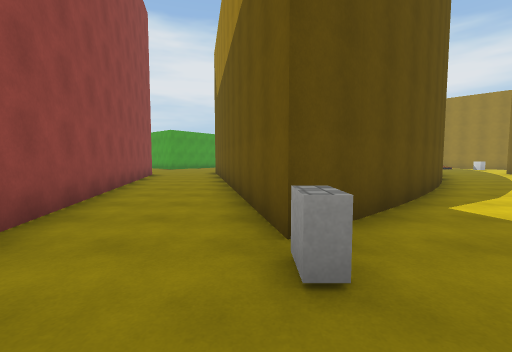
[1] (above)

24 first-person views from a walk through a scene from a Unity 3-D project. The camera is 1.5 m above the floor, tilts 4° down and sees 90° across. The floor is counted in squares, 2 m on a side. Each view is taken from the middle of a square. On the plan, view 1 faces up. The plan holds only what a view shows up to about 9 squares ahead; the rest is blank. The place goes on beyond the plan. The player is left out. Some surface patterns are stand-ins.

[2]
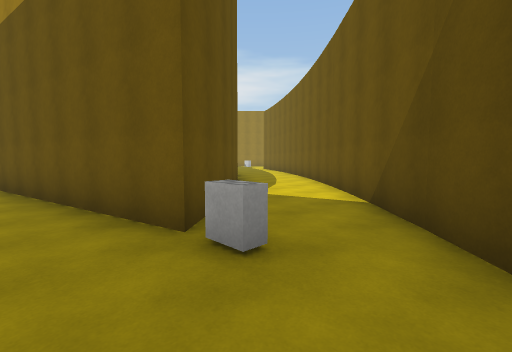

[3]
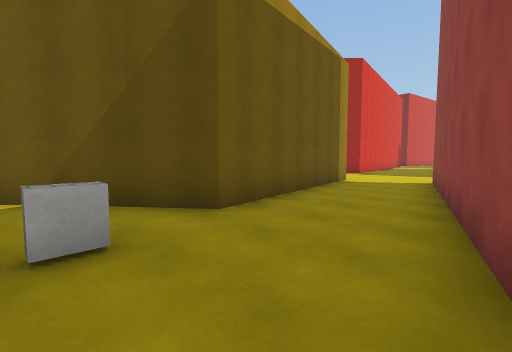

[4]
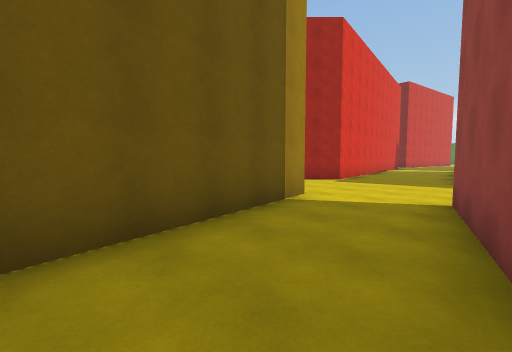

[5]
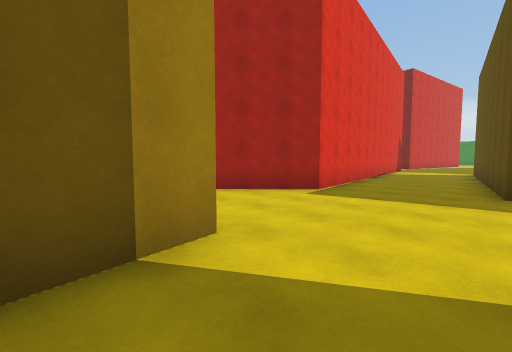

[6]
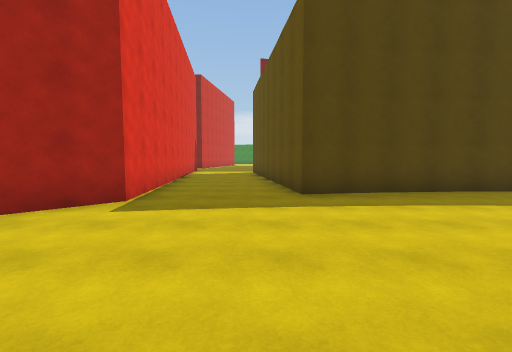

[7]
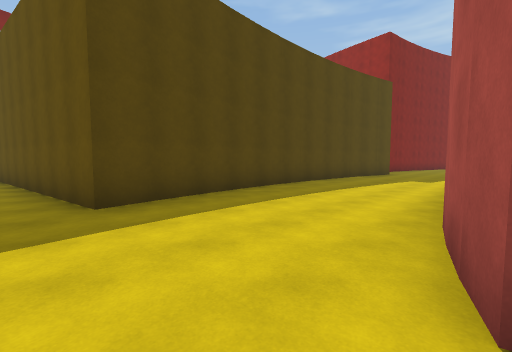

[8]
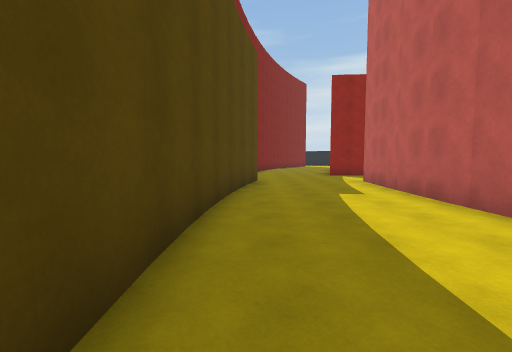

[9]
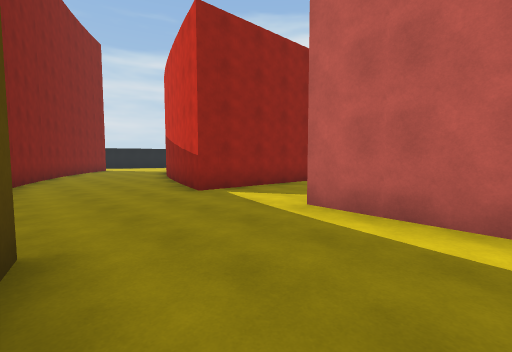

[10]
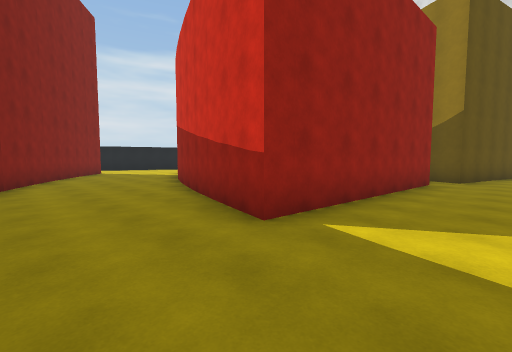

[11]
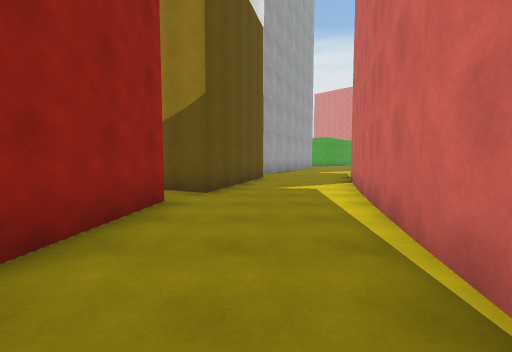

[12]
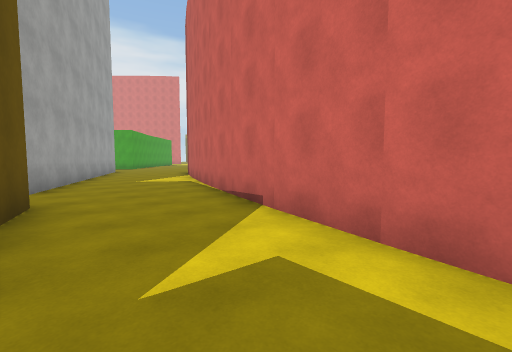

[13]
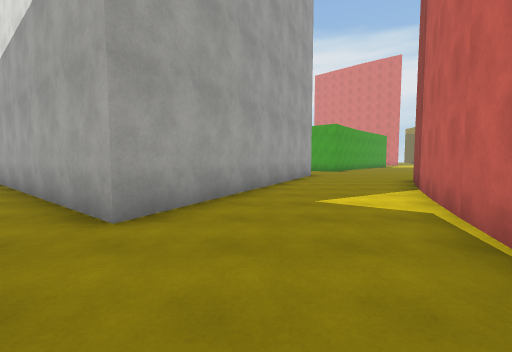

[14]
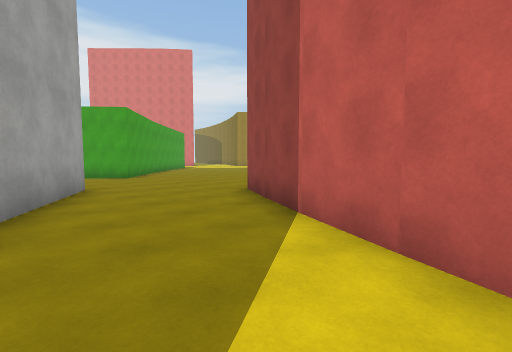

[15]
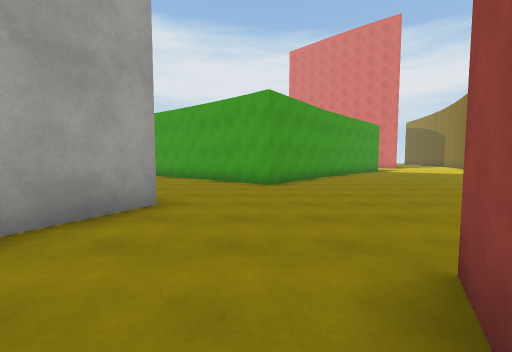

[16]
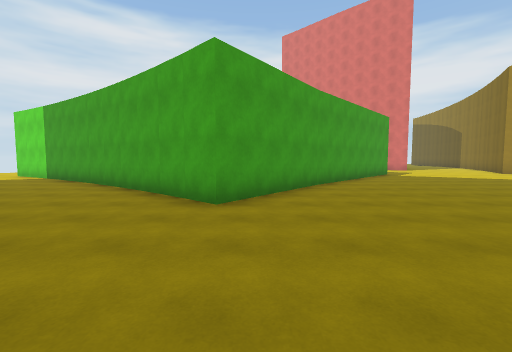

[17]
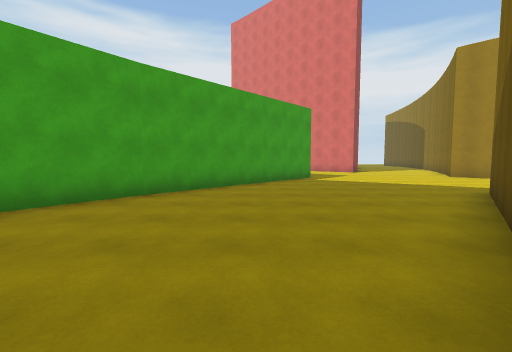

[18]
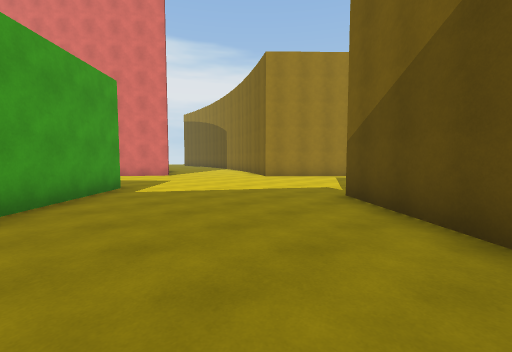

[19]
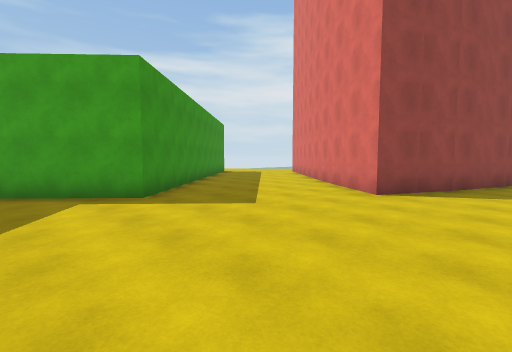

[20]
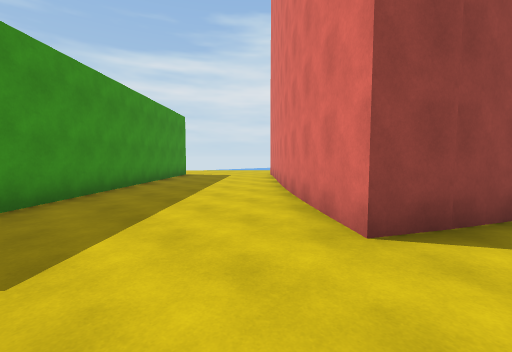

[21]
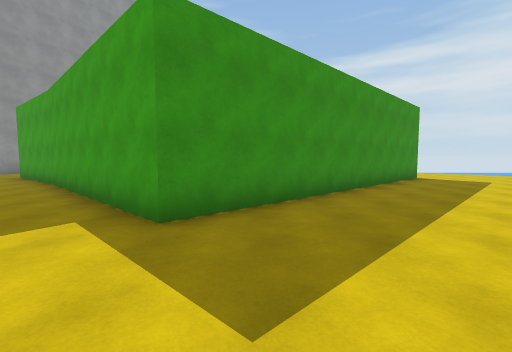

[22]
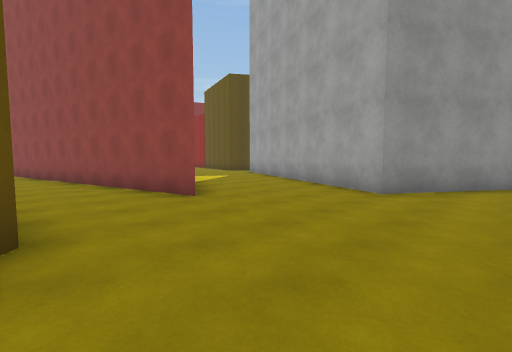

[23]
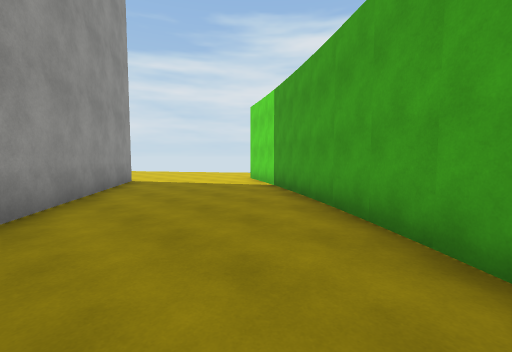

[24]
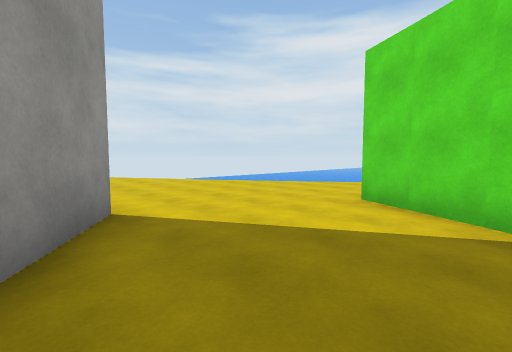

### Floor plan
Points are (right, up) in squares from view 1. A wall is a line through its corners. A room is listed if a view was taken in it or the views show most of it. See-through windows are left out.
Room 1 (views 1, 2, 3, 4, 5, 6, 7, 8, 9, 10)
walls: (-6.2, -7.9) (-11.4, -7.5); (-1.6, -7.3) (-2.5, -7.5); (-2, -11.6) (0.1, -11.3) (0.6, -15.6); (-6.8, -11.8) (-1.8, -11.7); (-8.7, -11.5) (-6.7, -11.7); (2.1, -6.5) (1, -0.3) (4.4, 2.4); (-11.6, -10.9) (-8.7, -11.6); (-2.1, 0.2) (-0.4, -7) (-1.7, -7.4); (-14.1, -7.8) (-17.9, -6.7); (3.8, -15.1) (3.3, -10.4) (5, -8.7); (4.2, 2.4) (6.6, 4.7); (-17.9, -6.6) (-20.3, -5.6); (3.2, 4.7) (0.3, 2.3) (-1.1, 8.8); (5.7, 7.6) (3, 4.7); (-23.3, -8.6) (-18, -10.9); (-4.7, 11.6) (-2.6, 2.5)
ways out: opening at (-12.5, -8) to room 2; opening at (-3.5, 11) to room 2
objects: other object (0, 2)
Room 2 (views 11, 12, 13, 14, 15, 16, 17, 18, 19, 20, 21, 22, 23, 24)
walls: (-10.6, 16.1) (-7.6, 14.1) (-11.6, 5.9); (-10.6, 21.2) (-14.9, 23.7); (-16.8, 20.1) (-12, 16.9); (-16, 9.3) (-17.4, 10.3); (-3.2, 20.2) (-5.6, 17.2) (-10.6, 21.3); (-5.5, 10.3) (-4.7, 11.6); (-11.7, 4.1) (-13.1, -0.5) (-14.2, 0); (1.7, 17.6) (4, 20.4); (-5.1, 31.5) (1.1, 24.9) (-3.3, 20.1); (-13.6, -1.4) (-14.1, -7.8); (-10.9, -4.8) (-8.8, 3.1) (-5.6, 10.4); (5.7, 31.4) (4.1, 28.4) (0.4, 31.3)
ways out: opening at (-12.5, -8) to room 1; opening at (-3.5, 11) to room 1

Where each view was taken, in squares from view 1:
view 1: 0 up, 0 right, facing up
view 2: 0 up, 1 left, facing up-right
view 3: 2 up, 2 left, facing down-right
view 4: 2 down, 1 left, facing down-right
view 5: 5 down, 0 right, facing down-right
view 6: 6 down, 1 right, facing down
view 7: 7 down, 1 right, facing down-left
view 8: 11 down, 3 left, facing left
view 9: 11 down, 9 left, facing up-left
view 10: 10 down, 12 left, facing up-left
view 11: 6 down, 12 left, facing up
view 12: 1 down, 12 left, facing up-right
view 13: 3 up, 10 left, facing up
view 14: 7 up, 9 left, facing up-right
view 15: 10 up, 6 left, facing up
view 16: 13 up, 5 left, facing up
view 17: 15 up, 1 left, facing up
view 18: 18 up, 1 left, facing up-right
view 19: 23 up, 6 right, facing up-left
view 20: 26 up, 5 right, facing up-left
view 21: 26 up, 4 right, facing left
view 22: 16 up, 2 left, facing down-left
view 23: 17 up, 8 left, facing up-left
view 24: 19 up, 13 left, facing up-left
